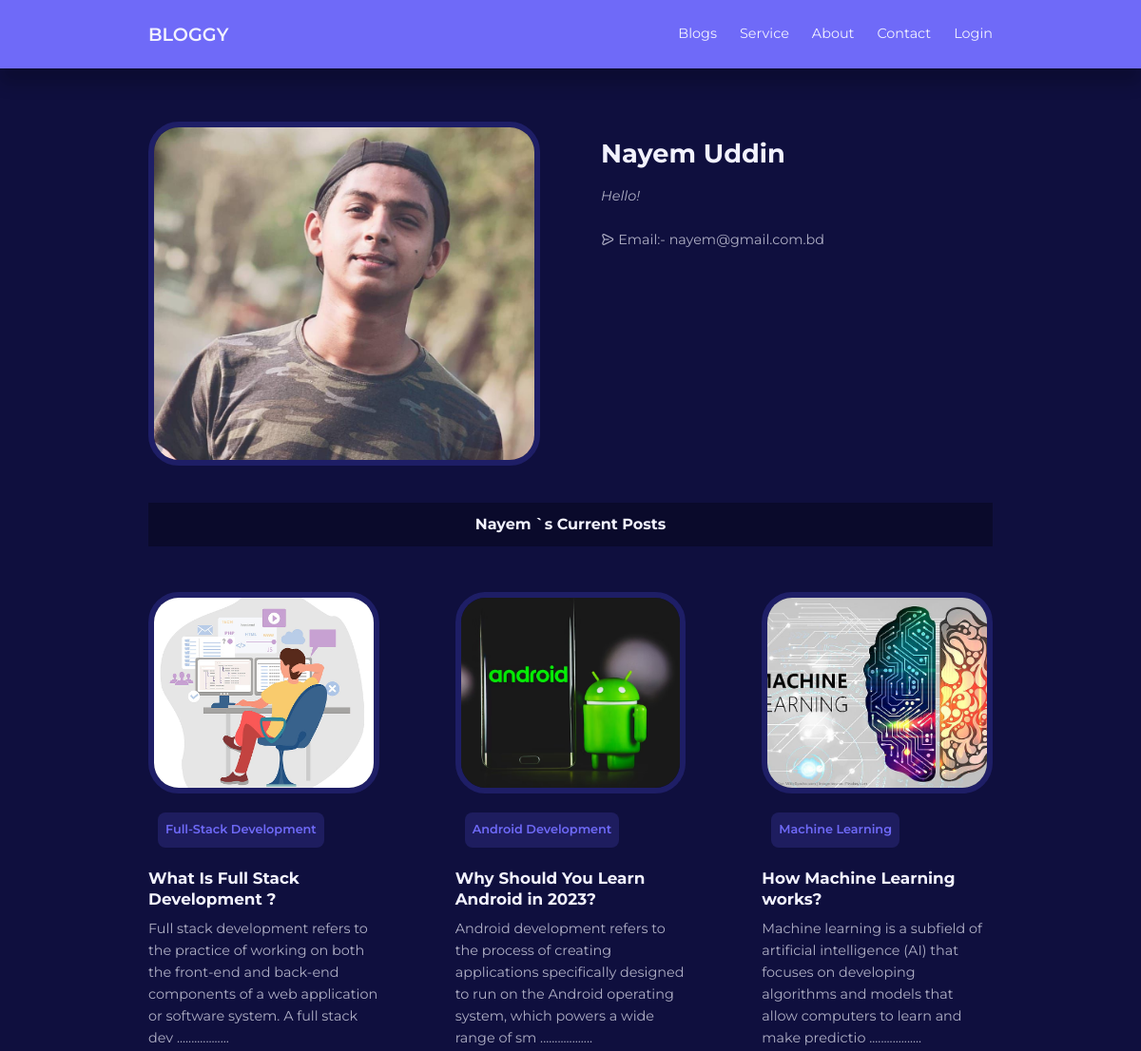
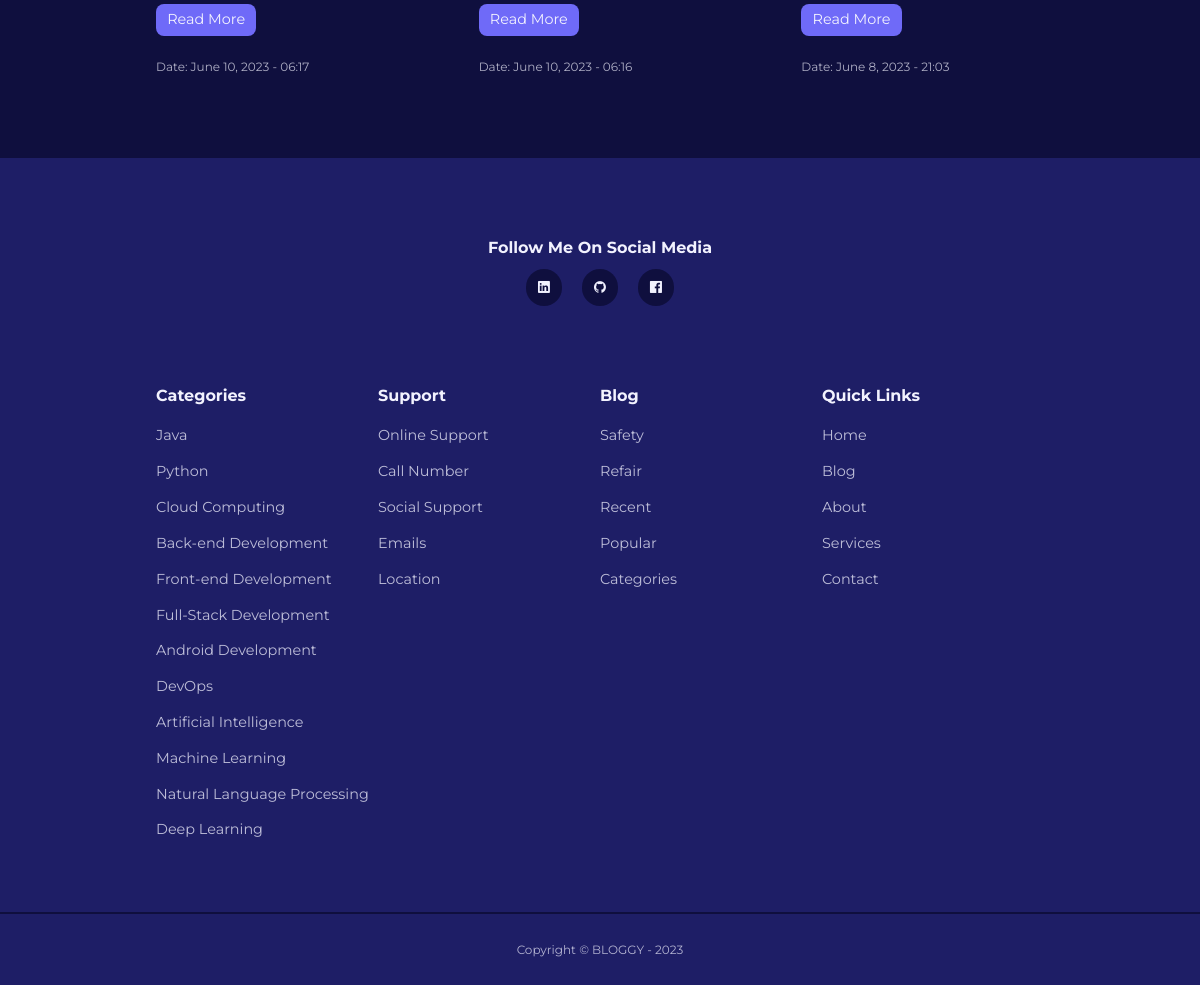
The app's page /author.php?id=1 with its own data (2 pictures, top to bottom).
### tables this page shows
CREATE TABLE `users` (
  `id` int(11) NOT NULL,
  `first_name` varchar(30) NOT NULL,
  `last_name` varchar(30) NOT NULL,
  `username` varchar(30) NOT NULL,
  `email` varchar(50) NOT NULL,
  `password` varchar(255) NOT NULL,
  `avatar` varchar(255) DEFAULT NULL,
  `description` varchar(500) NOT NULL,
  `is_admin` tinyint(1) NOT NULL DEFAULT 0
);

CREATE TABLE `posts` (
  `id` int(11) NOT NULL,
  `user_id` int(11) NOT NULL,
  `category_id` int(11) NOT NULL,
  `title` varchar(255) NOT NULL,
  `description` text NOT NULL,
  `thumbnail` varchar(255) NOT NULL,
  `is_featured` tinyint(1) NOT NULL,
  `time` timestamp NOT NULL DEFAULT current_timestamp()
);

CREATE TABLE `categories` (
  `id` int(11) NOT NULL,
  `title` varchar(255) NOT NULL,
  `description` varchar(500) NOT NULL DEFAULT 'This is a default description for this title.'
);

### author.php (the view, shortened to what this page needs)
<?php
include 'partials/header.php';
$user_id = $_GET['id'];
$sql = "SELECT * from users where id=$user_id";
$res = mysqli_query($conn, $sql);
$user1 = null;
?>
    <section class="featured">
        <div class="container featured__container">
        <?php
            while($user = mysqli_fetch_assoc($res)) : ?>
            <?php if($user != null) :
                $user1 = $user;
            ?>
            <?php $first_name = $user['first_name'];?>
            <div class="post__thumbnail">
                <img src="<?= ROOT_URL ?>images/avatar/<?= $user['avatar']?>" width="100%" height="350px">
            </div>
            <div class="post__info">
                <h2 class="post__title"><?= $user['first_name'].' '.$user['last_name']?></h2>
                <p class="post__body">
                    <i>
                    <?= strlen($user['description']) > 0 ?  $user['description'] : 'No information found for this author'?>
                    </i>
                </p><br>
                <p class="post__body">
                    <i class="uil uil-message"></i> Email:- <?= $user['email']?>
                </p>
            </div>
            <?php endif?>
            <?php endwhile?>
        </div>
    </section>
    <?php if($user1): ?>
        <div class="container" style="margin-top:1.8rem;">
            <h4 style="text-align:center; background-color:rgba(2, 3, 1, 0.3); padding:0.8rem;"><?= isset($_SESSION['user-id']) ? ($user_id == $_SESSION['user-id'] ? 'Posts' : $first_name.'`s Current Posts') : $first_name.'`s Current Posts' ?></h4>
        </div>
        <section class="posts">
            <div class="container posts__container">
                <?php
                    $post_sql = "SELECT * FROM posts WHERE user_id=$user_id ORDER BY  time DESC";
                    $post_res = mysqli_query($conn, $post_sql);
                ?>
                <?php while($post = mysqli_fetch_assoc($post_res)): ?>
                <article class="post">
                    <div class="post__thumbnail">
                        <img src="<?= ROOT_URL ?>images/post-thumbnails/<?= $post['thumbnail']?>" height="200" width="120">
                    </div>
                    <div class="post__info">
                        <?php
                            $post_category_sql = "SELECT * FROM categories where id={$post['category_id']}";
                            $post_category_res = mysqli_query($conn, $post_category_sql);
                            $post_category = mysqli_fetch_array($post_category_res);
                        ?>
                        <a href="<?= ROOT_URL ?>category-posts.php?category_id=<?= $post_category['id']?>" class="category__button"><?= $post_category['title']?></a>
                        <h3 class="post__title">
                            <a href="single-"><?= $post['title']?></a>
                        </h3>
                        <p class="post__body">
                        <?= strlen($post['description']) > 150 ?
                        substr($post['description'], 0, 160) .' ..................' :  $post['description']?><br>
                        <a href="<?= ROOT_URL ?>single-post.php?id=<?= $post['id'] ?>" class="btn sm" style="margin-top: 5px;">Read More</a>
                        </p>
                        <div class="post__author">
                            <div class="post__author-info">
                                <?php
                                    $post_time = $post['time'];
                                    $dateTime = new DateTime($post_time);
                                    $formatted_date = $dateTime->format('F j, Y');
                                    $formatted_time = $dateTime->format('H:i');
                                    ?>
                                <small>Date: <?= $formatted_date ?> - <?= $formatted_time ?></small>
                            </div>
                        </div>
                    </div>
                </article>
                <?php endwhile?>
            </div>
        </section>
    <?php else:?>
        <div class="container">
            <h2 class="error" style="text-align:center; background-color:rgba(2, 3, 1, 0.3); padding:1.5rem;">User Not Found</h2>
        </div>
    <?php endif ?>
<?php
include 'partials/footer.php';
?>

### partials/footer.php (shortened to what this page needs)
<footer>
        <h4 style="text-align: center; margin-bottom: 10px;">Follow Me On Social Media</h4>
        <div class="footer__social">
            <a href="https://www.linkedin.com/in/nayem11" target="_blank" title="LinkedIn"><i class="uil uil-linkedin"></i></a>
            <a href="https://www.github.com/nayem1108" target="_blank" title="GitHub"><i class="uil uil-github"></i></a>
            <a href="https://www.facebook.com/mrnayemuddin" target="_blank" title="Facebook"><i class="uil uil-facebook"></i></a>
        </div>
        <div class="container footer__container">
            <article>
                <h4>Categories</h4>
                <ul>
                    <?php
                    $sql1 = "SELECT * FROM categories";
                    $cat_res_footer = mysqli_query($conn, $sql1);
                    while($category_footer = mysqli_fetch_assoc($cat_res_footer)):?>
                   <li><a href="<?= ROOT_URL ?>category-posts.php?category_id=<?= $category_footer['id']?>"><?= $category_footer['title']?></a></li>
                  <?php endwhile?>
                </ul>
            </article>
            <article>
                <h4>Support</h4>
                <ul>
                   <li><a href="">Online Support</a></li>
                   <li><a href="">Call Number</a></li>
                   <li><a href="">Social Support</a></li>
                   <li><a href="">Emails</a></li>
                   <li><a href="">Location</a></li>
                </ul>
            </article>
            <article>
                <h4>Blog</h4>
                <ul>
                   <li><a href="">Safety</a></li>
                   <li><a href="">Refair</a></li>
                   <li><a href="">Recent</a></li>
                   <li><a href="">Popular</a></li>
                   <li><a href="">Categories</a></li>
                </ul>
            </article>
            <article>
                <h4>Quick Links</h4>
                <ul>
                   <li><a href="<?= ROOT_URL ?>">Home</a></li>
                   <li><a href="<?= ROOT_URL ?>blog.php">Blog</a></li>
                   <li><a href="<?= ROOT_URL ?>about.php">About</a></li>
                   <li><a href="<?= ROOT_URL ?>service.php">Services</a></li>
                   <li><a href="<?= ROOT_URL ?>contact.php">Contact</a></li>
                </ul>
            </article>
        </div>
        <div class="footer__copyright">
            <small>Copyright &copy; BLOGGY - 2023</small>
        </div>
    </footer>
</body>
</html>

### css/style.css (style rules this page uses)
:root { --color-primary: #6f6af8; --color-primary-light: hsla(242, 86%, 66%, 0.18); --color-primary-variant: #5854c7; --color-red: #da0f3f; --color-red-light: hsl(346, 87%, 46%, 15%); --color-green: #00c476; --color-green-light: hsl(156, 100%, 38%, 15%); --color-gray-900: #1e1e66; --color-gray-700: #2d2b7c; --color-gray-300: rgba(242, 242, 254, 0.3); --color-gray-200: rgba(242, 242, 254, 0.7); --color-white: #f2f2fe; --color-bg: #0f0f3e; --transition: all 300ms ease; --container-width-lg: 74%; --container-width-md: 88%; --form-width: 50%; --card-border-radius-1: 0.3rem; --card-border-radius-2: 0.5rem; --card-border-radius-3: 0.8rem; --card-border-radius-4: 2rem; --card-border-radius-5: 5rem; }
* { margin: 0; padding: 0; outline: 0; border: 0; appearance: 0; list-style: none; text-decoration: none; box-sizing: border-box; }
body { font-family: 'Montserrat', sans-serif; line-height: 1.6; color: var(--color-gray-200); overflow-x: hidden; background: var(--color-bg); font-size: 0.9rem; }
.container { width: var(--container-width-lg); max-width: 1800px; margin-inline: auto; }
section { margin-top: 3rem; width: 100vw; }
h1, h2, h3, h4, h5 { color: var(--color-white); line-height: 1.3; }
h2 { font-size: 1.7rem; margin: 1rem 0; }
h3 { font-size: 1.1 rem; margin: 0.8rem 0 0.5rem; }
h4 { font-size: 1rem; }
a { color: var(--color-white); transition: var(--transition); }
img { display: block; width: 100%; object-fit: cover; }
.category__button { margin: 10px; background: var(--color-primary-light); color: var(--color-primary); display: inline-block; padding: 0.5rem 0.5rem; border-radius: var(--card-border-radius-2); font-weight: 600; font-size: 0.8rem; text-align: center; }
.post__thumbnail { border-radius: var(--card-border-radius-4); border: 0.4rem solid var(--color-gray-900); overflow: hidden; margin-bottom: 10px; }
.post__author { display: flex; gap: 1rem; margin-top: 1.2rem; }
.featured { margin-top: 8rem; }
.featured__container { display: grid; grid-template-columns: 1fr 1fr; gap: 4rem; }
.featured .post__thumbnail { height: fit-content; }
.posts__container { display: grid; grid-template-columns: repeat(3, 1fr); gap: 5rem; margin-bottom: 5rem; }
footer { background:var(--color-gray-900); padding: 5rem 0 0; box-shadow: inset 0 1.5rem 1.5 rgba(0, 0, 0, 0.2); }
.footer__social { margin-inline: auto; width: fit-content; margin-bottom: 5rem; display: flex; justify-content: space-between; align-items: center; gap: 1.2rem; }
.footer__social a { background: var(--color-bg); border-radius: 50%; width: 2.3rem; height: 2.3rem; display: flex; align-items: center; justify-content: center; }
.footer__container { display: grid; grid-template-columns: repeat(4, 1fr); }
footer h4 { color:var(--color-white); margin-bottom: 0.7rem; }
footer ul li { padding: 0.4rem 0; }
footer ul a { opacity: 0.75; }
.footer__copyright { text-align: center; padding: 1.5rem 0; border-top:2px solid var(--color-bg); margin-top: 4rem; }
.btn { display: inline-block; width: fit-content; padding: 0.6rem 1.2rem; background-color: var(--color-primary); border-radius: var(--card-border-radius-2); cursor: pointer; transition: var(--transition); color: var(--color-white); }
.btn.sm { padding: 0.3rem 0.7rem; }

### records on screen
users: avatar (picture), first_name "Nayem", last_name "Uddin", description "Hello!", email "nayem@gmail.com.bd"
posts: thumbnail (picture), category.title "Full-Stack Development", title "What Is Full Stack Development ?", description "Full stack development refers to the practice of working on both the front-end and back-end components of a web application or software system. A full stack dev", time "June 10, 2023", time "06:17"
posts: thumbnail (picture), category.title "Android Development", title "Why Should You Learn Android in 2023?", description "Android development refers to the process of creating applications specifically designed to run on the Android operating system, which powers a wide range of sm", time "June 10, 2023", time "06:16"
posts: thumbnail (picture), category.title "Machine Learning", title "How Machine Learning works?", description "Machine learning is a subfield of artificial intelligence (AI) that focuses on developing algorithms and models that allow computers to learn and make predictio", time "June 8, 2023", time "21:03"
categories: title "Java"
categories: title "Python"
categories: title "Cloud Computing"
categories: title "Back-end Development"
categories: title "Front-end Development"
categories: title "Full-Stack Development"
categories: title "Android Development"
categories: title "DevOps"
categories: title "Artificial Intelligence"
categories: title "Machine Learning"
categories: title "Natural Language Processing"
categories: title "Deep Learning"
